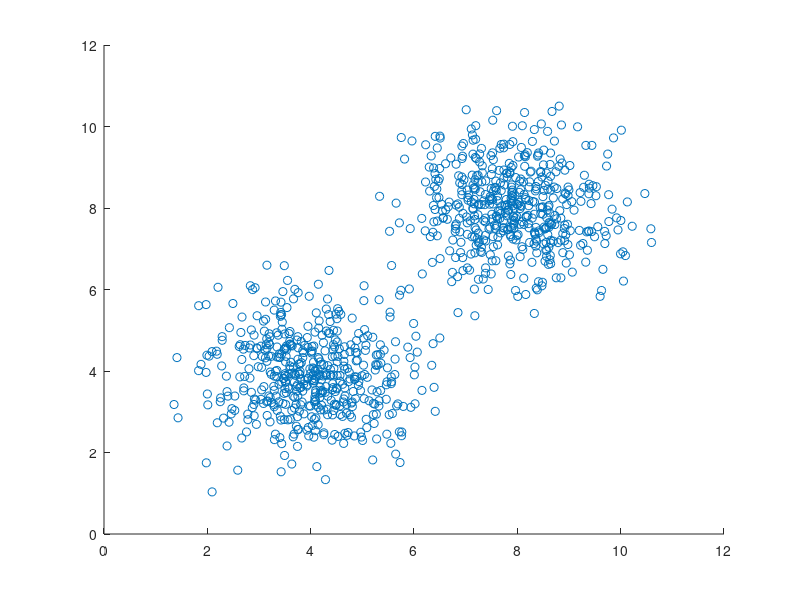

Write MATLAB code to recreate this figure. (Note: this script raises an error after producing the figure.)
clear;
 
r1 = normrnd(0,1,[1 500])';
r2 = normrnd(0,1,[1 500])';
 
s1=[r1+4 r2+4];
s2=[r2+8 r1+8];

dat=[s1;s2];

x=dat(:,1);
y=dat(:,2);
figure(1);
scatter(x,y);


inputs = dat';

% Create a Self-Organizing Map
dimension1 = 10;
dimension2 = 10;
net = selforgmap([dimension1 dimension2]);

% Train the Network
[net,tr] = train(net,inputs);

figure(2);
plotsomnd(net);

figure(3);
plotsomhits(net,inputs);

figure(4);
plotsompos(net,inputs);
